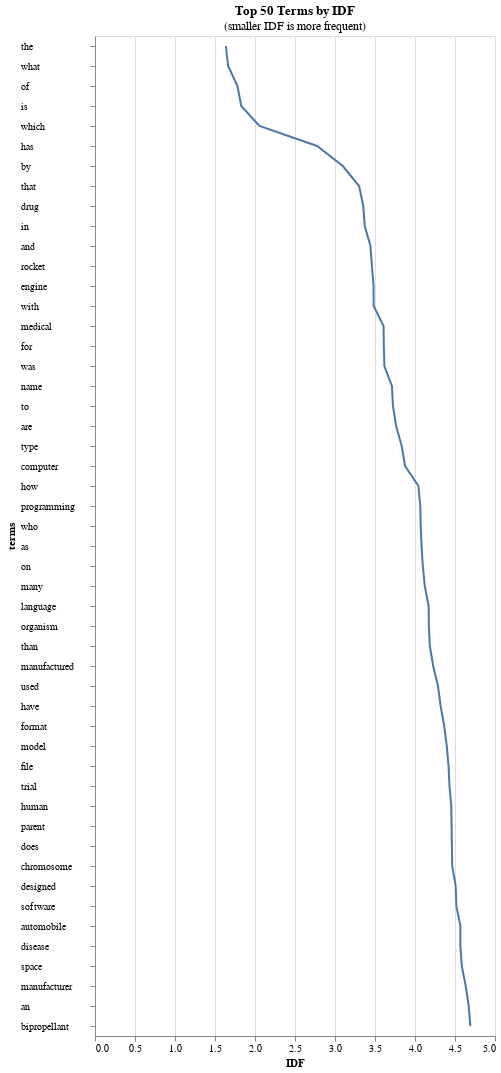

The cell this chart's notebook holds for it:
### Code cell
# Plot
title = alt.TitleParams(f'Top {k} Terms by IDF', subtitle='(smaller IDF is more frequent)')
alt.Chart(common_terms, title=title).mark_line().encode(y=alt.Y('terms', sort='x'), x='IDF').configure_axisY(labelAlign='left', labelPadding=70)

### Figure 1 — Vega-Lite specification as saved in the notebook (floating-point values rounded to 4 significant figures)
{"config": {"view": {"continuousWidth": 400, "continuousHeight": 300}, "axisY": {"labelAlign": "left", "labelPadding": 70}}, "data": {"name": "data-58e09e89e9a22662335de87fb0d9066d"}, "mark": "line", "encoding": {"x": {"type": "quantitative", "field": "IDF"}, "y": {"type": "nominal", "field": "terms", "sort": "x"}}, "title": {"text": "Top 50 Terms by IDF", "subtitle": "(smaller IDF is more frequent)"}, "$schema": "https://vega.github.io/schema/vega-lite/v4.8.1.json", "datasets": {"data-58e09e89e9a22662335de87fb0d9066d": [{"terms": "the", "IDF": 1.635}, {"terms": "what", "IDF": 1.664}, {"terms": "of", "IDF": 1.781}, {"terms": "is", "IDF": 1.828}, {"terms": "which", "IDF": 2.056}, {"terms": "has", "IDF": 2.776}, {"terms": "by", "IDF": 3.097}, {"terms": "that", "IDF": 3.301}, {"terms": "drug", "IDF": 3.354}, {"terms": "in", "IDF": 3.372}, {"terms": "and", "IDF": 3.443}, {"terms": "rocket", "IDF": 3.462}, {"terms": "engine", "IDF": 3.482}, {"terms": "with", "IDF": 3.483}, {"terms": "medical", "IDF": 3.607}, {"terms": "for", "IDF": 3.611}, {"terms": "was", "IDF": 3.617}, {"terms": "name", "IDF": 3.711}, {"terms": "to", "IDF": 3.724}, {"terms": "are", "IDF": 3.764}, {"terms": "type", "IDF": 3.834}, {"terms": "computer", "IDF": 3.876}, {"terms": "how", "IDF": 4.043}, {"terms": "programming", "IDF": 4.066}, {"terms": "who", "IDF": 4.071}, {"terms": "as", "IDF": 4.082}, {"terms": "on", "IDF": 4.098}, {"terms": "many", "IDF": 4.122}, {"terms": "language", "IDF": 4.171}, {"terms": "organism", "IDF": 4.173}, {"terms": "than", "IDF": 4.185}, {"terms": "manufactured", "IDF": 4.227}, {"terms": "used", "IDF": 4.287}, {"terms": "have", "IDF": 4.32}, {"terms": "format", "IDF": 4.365}, {"terms": "model", "IDF": 4.397}, {"terms": "file", "IDF": 4.419}, {"terms": "trial", "IDF": 4.431}, {"terms": "human", "IDF": 4.453}, {"terms": "parent", "IDF": 4.457}, {"terms": "does", "IDF": 4.461}, {"terms": "chromosome", "IDF": 4.465}, {"terms": "designed", "IDF": 4.509}, {"terms": "software", "IDF": 4.517}, {"terms": "automobile", "IDF": 4.567}, {"terms": "disease", "IDF": 4.567}, {"terms": "space", "IDF": 4.585}, {"terms": "manufacturer", "IDF": 4.634}, {"terms": "an", "IDF": 4.672}, {"terms": "bipropellant", "IDF": 4.691}]}}
